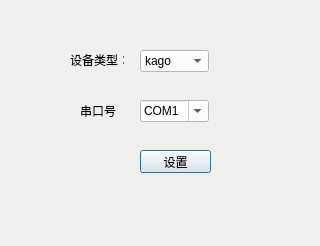
<?xml version="1.0" encoding="UTF-8"?>
<ui version="4.0">
 <class>Dialog</class>
 <widget class="QDialog" name="Dialog">
  <property name="geometry">
   <rect>
    <x>0</x>
    <y>0</y>
    <width>320</width>
    <height>246</height>
   </rect>
  </property>
  <property name="windowTitle">
   <string>设备设置</string>
  </property>
  <property name="windowIcon">
   <iconset resource="image.qrc">
    <normaloff>:/icons/logo.png</normaloff>:/icons/logo.png</iconset>
  </property>
  <widget class="QPushButton" name="deviceSetbutton">
   <property name="geometry">
    <rect>
     <x>140</x>
     <y>150</y>
     <width>71</width>
     <height>23</height>
    </rect>
   </property>
   <property name="text">
    <string>设置</string>
   </property>
  </widget>
  <widget class="QComboBox" name="deviceType">
   <property name="geometry">
    <rect>
     <x>140</x>
     <y>50</y>
     <width>69</width>
     <height>22</height>
    </rect>
   </property>
   <property name="styleSheet">
    <string notr="true">background-color: rgb(255, 255, 255);</string>
   </property>
   <item>
    <property name="text">
     <string>kago</string>
    </property>
   </item>
   <item>
    <property name="text">
     <string>mingo</string>
    </property>
   </item>
  </widget>
  <widget class="QComboBox" name="portSelect">
   <property name="geometry">
    <rect>
     <x>140</x>
     <y>100</y>
     <width>69</width>
     <height>22</height>
    </rect>
   </property>
   <property name="styleSheet">
    <string notr="true">background-color: rgb(255, 255, 255);</string>
   </property>
   <property name="editable">
    <bool>true</bool>
   </property>
   <item>
    <property name="text">
     <string>COM1</string>
    </property>
   </item>
   <item>
    <property name="text">
     <string>COM2</string>
    </property>
   </item>
   <item>
    <property name="text">
     <string>COM3</string>
    </property>
   </item>
   <item>
    <property name="text">
     <string>COM4</string>
    </property>
   </item>
   <item>
    <property name="text">
     <string>COM5</string>
    </property>
   </item>
   <item>
    <property name="text">
     <string>COM6</string>
    </property>
   </item>
   <item>
    <property name="text">
     <string>COM7</string>
    </property>
   </item>
   <item>
    <property name="text">
     <string>COM8</string>
    </property>
   </item>
   <item>
    <property name="text">
     <string>COM9</string>
    </property>
   </item>
   <item>
    <property name="text">
     <string>COM10</string>
    </property>
   </item>
   <item>
    <property name="text">
     <string>COM11</string>
    </property>
   </item>
   <item>
    <property name="text">
     <string>COM12</string>
    </property>
   </item>
   <item>
    <property name="text">
     <string>COM13</string>
    </property>
   </item>
   <item>
    <property name="text">
     <string>COM14</string>
    </property>
   </item>
   <item>
    <property name="text">
     <string>COM15</string>
    </property>
   </item>
  </widget>
  <widget class="QLabel" name="label">
   <property name="geometry">
    <rect>
     <x>70</x>
     <y>50</y>
     <width>54</width>
     <height>20</height>
    </rect>
   </property>
   <property name="text">
    <string>设备类型：</string>
   </property>
  </widget>
  <widget class="QLabel" name="label_2">
   <property name="geometry">
    <rect>
     <x>80</x>
     <y>100</y>
     <width>41</width>
     <height>21</height>
    </rect>
   </property>
   <property name="text">
    <string>串口号：</string>
   </property>
  </widget>
 </widget>
 <resources>
  <include location="image.qrc"/>
 </resources>
 <connections/>
</ui>
